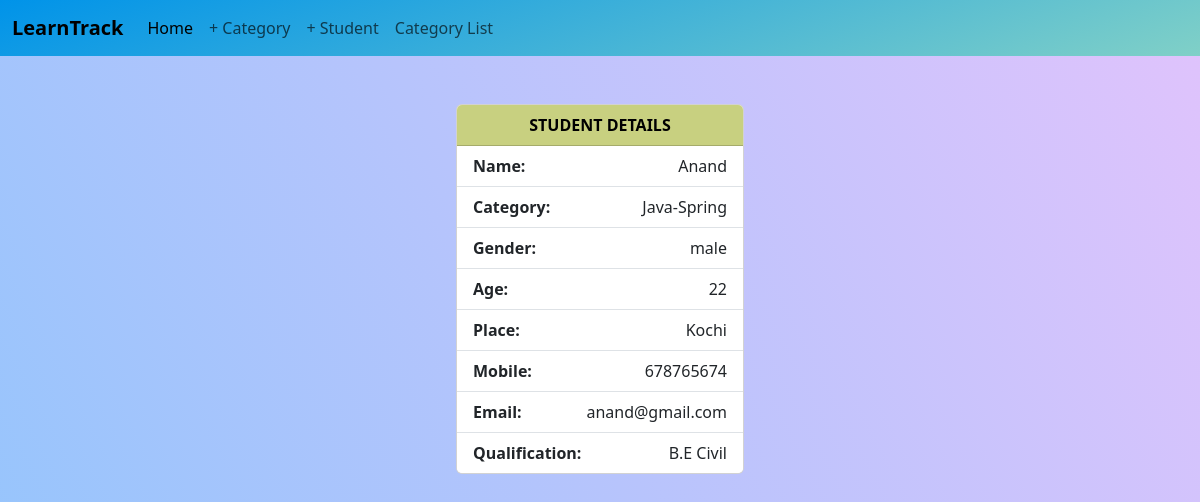
/student/4/, run on an earlier commit of the app's database.
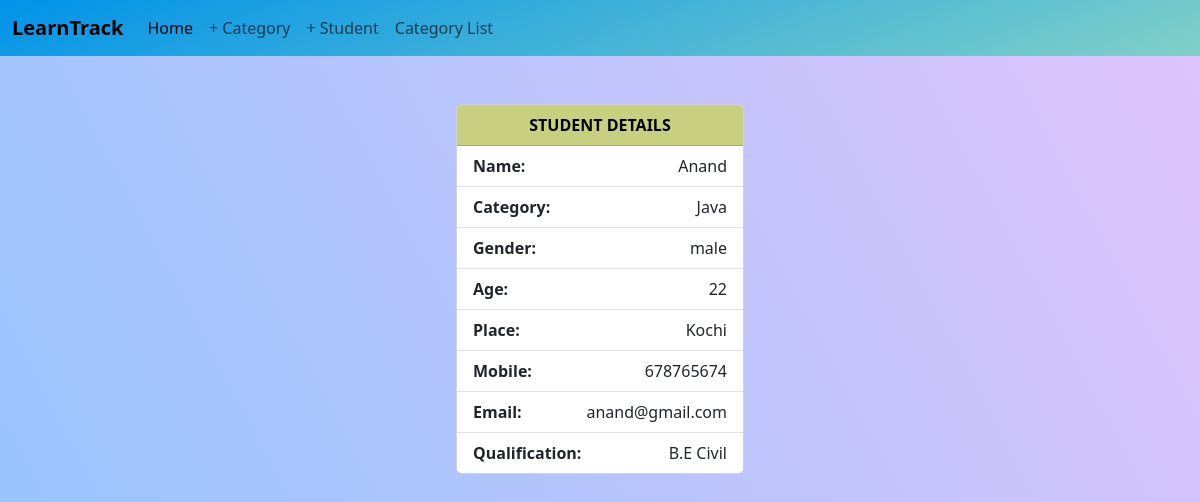
And on a later commit of the database.
### StudentHub/models.py (models this page shows, shortened)
class Student(models.Model):
    student_name = models.CharField(max_length=200)
    category_name = models.ForeignKey(Category, on_delete=models.CASCADE, related_name="category")
    gender=models.CharField(max_length=20, null=True)
    age=models.IntegerField(null=True)
    place = models.CharField(max_length=200)
    mobile_number = models.CharField(max_length=200)
    email = models.CharField(max_length=200)
    qualification = models.CharField(max_length=200)
    created_date = models.DateTimeField(auto_now_add=True)
    updated_date = models.DateTimeField(auto_now=True)
    is_active = models.BooleanField(default=True)

class Category(models.Model):
    category_name = models.CharField(max_length=200, unique=True)
    created_date = models.DateTimeField(auto_now_add=True)
    updated_date = models.DateTimeField(auto_now=True)
    is_active = models.BooleanField(default=True)
    def __str__(self):
        return self.category_name

### StudentHub/views.py (the view)
# urls.py: path("student/<int:pk>/", views.StudentDetailView.as_view(), name="student-detail"),
class StudentDetailView(View):
    def get(self, request, *args, **kwargs):
        id = kwargs.get('pk')
        qs = Student.objects.get(id=id)
        return render(request, 'student_detail.html', {'data': qs})

### StudentHub/templates/student_detail.html (shortened to what this page needs)
<!DOCTYPE html>
{% load static %}
<html lang="en">
<head>
  <link href="https://cdn.jsdelivr.net/npm/bootstrap@5.3.3/dist/css/bootstrap.min.css" rel="stylesheet"
>
  <link rel="stylesheet" href="{% static 'css/student_detail.css' %}">
</head>
<body>
  <nav class="navbar navbar-expand-lg bg-body-tertiary">
    <div class="container-fluid">
      <a class="navbar-brand fw-bolder" href="#">LearnTrack</a>
      <div class="collapse navbar-collapse" id="navbarSupportedContent">
        <ul class="navbar-nav me-auto mb-2 mb-lg-0">
          <li class="nav-item">
            <a class="nav-link active" aria-current="page" href="{% url 'home' %}">Home</a>
          </li>
          <li class="nav-item">
            <a class="nav-link" href="{% url 'category-add' %}">+ Category</a>
          </li>
          <li class="nav-item">
            <a class="nav-link" href="{% url 'student-add' %}">+ Student</a>
          </li>
          <li class="nav-item">
            <a class="nav-link" href="{% url 'category-list' %}">Category List</a>
          </li>
        </ul>
      </div>
    </div>
  </nav>
  <center>
    <div class="card mt-5" style="width: 18rem;">
      <div class="card-header fw-bolder">
        STUDENT DETAILS
      </div>
      <ul class="list-group list-group-flush">
        <li class="list-group-item"><span><b>Name:</b></span> <span>{{data.student_name}}</span></li>
        <li class="list-group-item"><span><b>Category:</b></span> <span>{{data.category_name}}</span></li>
        <li class="list-group-item"><span><b>Gender:</b></span> <span>{{data.gender}}</span></li>
        <li class="list-group-item"><span><b>Age:</b></span> <span>{{data.age}}</span></li>
        <li class="list-group-item"><span><b>Place:</b></span> <span>{{data.place}}</span></li>
        <li class="list-group-item"><span><b>Mobile:</b></span> <span>{{data.mobile_number}}</span></li>
        <li class="list-group-item"><span><b>Email:</b></span> <span>{{data.email}}</span></li>
        <li class="list-group-item"><span><b>Qualification:</b></span> <span>{{data.qualification}}</span></li>
      </ul>
    </div>
  </center>
</body>
</html>

What changed in the data, as far as the page shows it:
changed through a linked row, Student "Anand": category_name "Java-Spring" → "Java"
